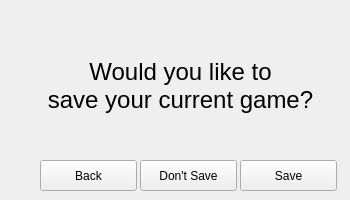
<?xml version="1.0" encoding="UTF-8"?>
<ui version="4.0">
 <class>Save</class>
 <widget class="QWidget" name="Save">
  <property name="geometry">
   <rect>
    <x>0</x>
    <y>0</y>
    <width>350</width>
    <height>200</height>
   </rect>
  </property>
  <property name="minimumSize">
   <size>
    <width>350</width>
    <height>200</height>
   </size>
  </property>
  <property name="maximumSize">
   <size>
    <width>350</width>
    <height>200</height>
   </size>
  </property>
  <property name="windowTitle">
   <string>Form</string>
  </property>
  <widget class="QPushButton" name="saveButton">
   <property name="geometry">
    <rect>
     <x>240</x>
     <y>160</y>
     <width>97</width>
     <height>31</height>
    </rect>
   </property>
   <property name="text">
    <string>Save</string>
   </property>
  </widget>
  <widget class="QPushButton" name="quitButton">
   <property name="geometry">
    <rect>
     <x>140</x>
     <y>160</y>
     <width>97</width>
     <height>31</height>
    </rect>
   </property>
   <property name="text">
    <string>Don't Save</string>
   </property>
  </widget>
  <widget class="QPushButton" name="backButton">
   <property name="geometry">
    <rect>
     <x>40</x>
     <y>160</y>
     <width>97</width>
     <height>31</height>
    </rect>
   </property>
   <property name="text">
    <string>Back</string>
   </property>
  </widget>
  <widget class="QLabel" name="label">
   <property name="geometry">
    <rect>
     <x>30</x>
     <y>40</y>
     <width>301</width>
     <height>91</height>
    </rect>
   </property>
   <property name="font">
    <font>
     <pointsize>18</pointsize>
    </font>
   </property>
   <property name="text">
    <string>Would you like to
save your current game?</string>
   </property>
   <property name="alignment">
    <set>Qt::AlignCenter</set>
   </property>
  </widget>
 </widget>
 <resources/>
 <connections/>
</ui>
